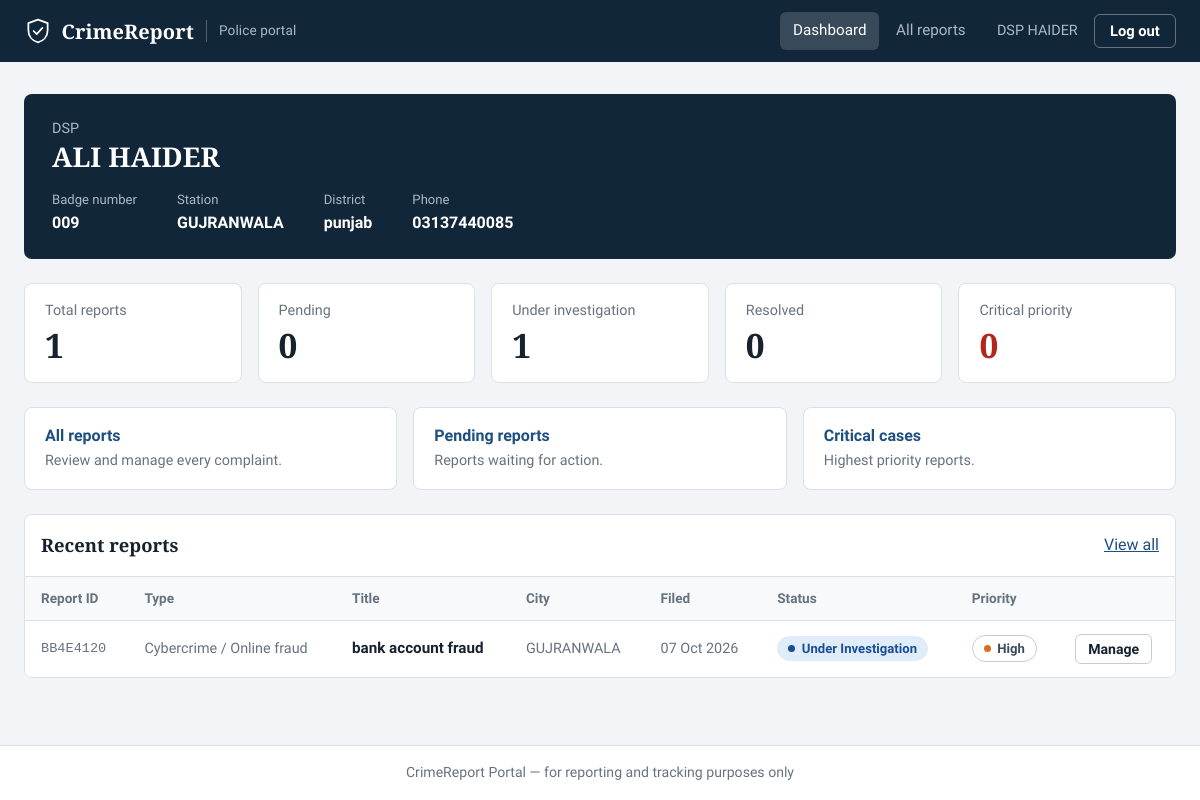
The app's page /police/dashboard/ (signed in) with its own data.
### reports/models.py (models this page shows, shortened)
class PoliceOfficer(models.Model):
    RANK_CHOICES = [
        ('constable',    'Constable'),
        ('hc',           'Head Constable'),
        ('asi',          'ASI'),
        ('si',           'Sub-Inspector'),
        ('inspector',    'Inspector'),
        ('ci',           'Circle Inspector'),
        ('dsp',          'DSP'),
        ('sp',           'Superintendent of Police'),
    ]
    user            = models.OneToOneField(User, on_delete=models.CASCADE, related_name='police_profile')
    badge_number    = models.CharField(max_length=20, unique=True)
    rank            = models.CharField(max_length=20, choices=RANK_CHOICES, default='constable')
    station         = models.CharField(max_length=200)
    district        = models.CharField(max_length=100)
    phone           = models.CharField(max_length=15, blank=True)
    is_active_duty  = models.BooleanField(default=True)
    joined_date     = models.DateField(null=True, blank=True)
    created_at      = models.DateTimeField(auto_now_add=True)
    class Meta:
        verbose_name = 'Police Officer'
        verbose_name_plural = 'Police Officers'

class CrimeReport(models.Model):
    CRIME_TYPES = [
        ('theft',           'Theft / Burglary'),
        ('assault',         'Assault / Physical violence'),
        ('cybercrime',      'Cybercrime / Online fraud'),
        ('harassment',      'Harassment / Stalking'),
        ('vandalism',       'Vandalism / Property damage'),
        ('drug',            'Drug related'),
        ('fraud',           'Financial fraud / Scam'),
        ('missing_person',  'Missing person'),
        ('accident',        'Road accident'),
        ('other',           'Other'),
    ]
    STATUS_CHOICES = [
        ('pending',      'Pending'),
        ('investigating','Under Investigation'),
        ('resolved',     'Resolved'),
        ('closed',       'Closed'),
    ]
    PRIORITY_CHOICES = [
        ('low',      'Low'),
        ('medium',   'Medium'),
        ('high',     'High'),
        ('critical', 'Critical'),
    ]
    report_id       = models.UUIDField(default=uuid.uuid4, editable=False, unique=True)
    reporter        = models.ForeignKey(User, on_delete=models.SET_NULL, null=True, blank=True,
                                        related_name='reports')
    is_anonymous    = models.BooleanField(default=False)
    crime_type      = models.CharField(max_length=30, choices=CRIME_TYPES)
    title           = models.CharField(max_length=200)
    description     = models.TextField()
    incident_date   = models.DateField()
    incident_time   = models.TimeField(null=True, blank=True)
    location        = models.CharField(max_length=300)
    city            = models.CharField(max_length=100)
    state           = models.CharField(max_length=100, default='Telangana')
    pincode         = models.CharField(max_length=10, blank=True)
    suspect_name    = models.CharField(max_length=200, blank=True)
    suspect_desc    = models.TextField(blank=True, verbose_name='Suspect Description')
    evidence_image  = models.ImageField(upload_to='evidence/', null=True, blank=True)
    status          = models.CharField(max_length=20, choices=STATUS_CHOICES, default='pending')
    priority        = models.CharField(max_length=10, choices=PRIORITY_CHOICES, default='medium')
    admin_notes     = models.TextField(blank=True)
    created_at      = models.DateTimeField(auto_now_add=True)
    updated_at      = models.DateTimeField(auto_now=True)
    class Meta:
        ordering = ['-created_at']
        verbose_name = 'Crime Report'
        verbose_name_plural = 'Crime Reports'
    def short_id(self):
        return str(self.report_id).upper()[:8]

### reports/views.py (the view)
# urls.py: path('police/dashboard/',        views.police_dashboard_view,     name='police_dashboard'),
@police_required
def police_dashboard_view(request):
    officer = getattr(request.user, 'police_profile', None)
    all_reports = CrimeReport.objects.all()
    stats = {
        'total':         all_reports.count(),
        'pending':       all_reports.filter(status='pending').count(),
        'investigating': all_reports.filter(status='investigating').count(),
        'resolved':      all_reports.filter(status='resolved').count(),
        'critical':      all_reports.filter(priority='critical').count(),
    }
    return render(request, 'reports/police_dashboard.html', {
        'officer': officer, 'stats': stats, 'recent': all_reports[:6],
    })

### reports/views.py (called while the page is built)
def police_required(view_func):
    @wraps(view_func)
    def wrapper(request, *args, **kwargs):
        if not request.user.is_authenticated:
            messages.error(request, 'Please login as a police officer.')
            return redirect('police_login')
        if not hasattr(request.user, 'police_profile') and not request.user.is_superuser:
            messages.error(request, 'Access denied. Police officers only.')
            return redirect('login')
        return view_func(request, *args, **kwargs)
    return wrapper

### reports/templates/reports/police_dashboard.html (shortened to what this page needs)
{% extends "reports/base.html" %}
{% block content %}
{% if officer %}
<section class="officer-banner" aria-label="Officer details">
  <div class="officer-role">{{ officer.get_rank_display }}</div>
  <div class="officer-name">{{ user.get_full_name|default:user.username }}</div>
  <dl class="officer-meta">
    <div><dt>Badge number</dt><dd>{{ officer.badge_number }}</dd></div>
    <div><dt>Station</dt><dd>{{ officer.station }}</dd></div>
    <div><dt>District</dt><dd>{{ officer.district }}</dd></div>
    {% if officer.phone %}<div><dt>Phone</dt><dd>{{ officer.phone }}</dd></div>{% endif %}
  </dl>
</section>
{% else %}
<section class="officer-banner" aria-label="Administrator">
  <div class="officer-role">Administrator</div>
  <div class="officer-name">{{ user.get_full_name|default:user.username }}</div>
</section>
{% endif %}
<div class="stats-grid">
  <div class="stat-card">
    <div class="stat-label">Total reports</div>
    <div class="stat-value">{{ stats.total }}</div>
  </div>
  <div class="stat-card">
    <div class="stat-label">Pending</div>
    <div class="stat-value">{{ stats.pending }}</div>
  </div>
  <div class="stat-card">
    <div class="stat-label">Under investigation</div>
    <div class="stat-value">{{ stats.investigating }}</div>
  </div>
  <div class="stat-card">
    <div class="stat-label">Resolved</div>
    <div class="stat-value">{{ stats.resolved }}</div>
  </div>
  <div class="stat-card stat-critical">
    <div class="stat-label">Critical priority</div>
    <div class="stat-value">{{ stats.critical }}</div>
  </div>
</div>
<div class="action-grid">
  <a href="{% url 'police_report_list' %}" class="action-card">
    <strong>All reports</strong>
    <span>Review and manage every complaint.</span>
  </a>
  <a href="{% url 'police_report_list' %}?status=pending" class="action-card">
    <strong>Pending reports</strong>
    <span>Reports waiting for action.</span>
  </a>
  <a href="{% url 'police_report_list' %}?priority=critical" class="action-card">
    <strong>Critical cases</strong>
    <span>Highest priority reports.</span>
  </a>
</div>
<div class="card card-flush">
  <div class="card-head">
    <h2>Recent reports</h2>
    <a href="{% url 'police_report_list' %}">View all</a>
  </div>
  {% if recent %}
  <div class="table-wrap">
    <table>
      <thead>
        <tr><th>Report ID</th><th>Type</th><th>Title</th><th>City</th><th>Filed</th><th>Status</th><th>Priority</th><th></th></tr>
      </thead>
      <tbody>
        {% for r in recent %}
        <tr>
          <td class="cell-mono">{{ r.short_id }}</td>
          <td class="cell-muted">{{ r.get_crime_type_display }}</td>
          <td class="cell-title"><a href="{% url 'police_report_detail' r.pk %}">{{ r.title|truncatechars:38 }}</a></td>
          <td class="cell-muted">{{ r.city }}</td>
          <td class="cell-muted nowrap">{{ r.created_at|date:"d M Y" }}</td>
          <td><span class="badge-status badge-{{ r.status }}">{{ r.get_status_display }}</span></td>
          <td><span class="badge-priority badge-{{ r.priority }}">{{ r.get_priority_display }}</span></td>
          <td><a href="{% url 'police_report_detail' r.pk %}" class="btn btn-outline btn-sm">Manage</a></td>
        </tr>
        {% endfor %}
      </tbody>
    </table>
  </div>
  {% else %}
  <div class="empty-state">
    <div class="empty-title">No reports yet</div>
    <p>New reports from citizens will appear here.</p>
  </div>
  {% endif %}
</div>
{% endblock %}

### reports/templates/reports/base.html (shortened to what this page needs)
{% load static %}<!DOCTYPE html>
<html lang="en">
<head>
  <link rel="stylesheet" href="{% static 'reports/style.css' %}"/>
</head>
<body>
<header class="navbar">
  <div class="navbar-inner">
    <a class="navbar-brand" href="{% url 'home' %}">
      CrimeReport
      {% if user.is_authenticated and user.police_profile %}<span class="brand-tag">Police portal</span>{% endif %}
    </a>
    <nav class="navbar-links" id="nav-menu" aria-label="Main">
      {% if user.is_authenticated %}
        {% if user.police_profile %}
          <a href="{% url 'police_dashboard' %}" class="nav-link {% if request.resolver_match.url_name == 'police_dashboard' %}active{% endif %}">Dashboard</a>
          <a href="{% url 'police_report_list' %}" class="nav-link {% if request.resolver_match.url_name == 'police_report_list' or request.resolver_match.url_name == 'police_report_detail' %}active{% endif %}">All reports</a>
          <span class="nav-user">{{ user.police_profile.get_rank_display }} {{ user.last_name }}</span>
          <form method="post" action="{% url 'police_logout' %}" class="nav-inline-form">
            <button type="submit" class="nav-btn">Log out</button>
          </form>
        {% endif %}
      {% endif %}
    </nav>
  </div>
</header>
{% block body %}
<main>{% block content %}{% endblock %}</main>
{% endblock %}
<footer>CrimeReport Portal &mdash; for reporting and tracking purposes only</footer>
</body>
</html>

### records on screen
PoliceOfficer: rank "DSP", badge_number "009", station "GUJRANWALA", district "punjab", phone "03137440085"
CrimeReport: short_id "BB4E4120", crime_type "Cybercrime / Online fraud", title "bank account fraud", city "GUJRANWALA", created_at "07 Oct 2026", status "Under Investigation", priority "High"

### other values on screen
{{ user.police_profile.get_rank_display }} "DSP"
{{ user.last_name }} "HAIDER"
{{ user.get_full_name|default:user.username }} "ALI HAIDER"
{{ stats.total }} "1"
{{ stats.pending }} "0"
{{ stats.investigating }} "1"
{{ stats.resolved }} "0"
{{ stats.critical }} "0"
